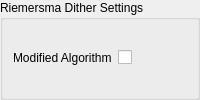
             <widget class="QWidget" name="pageRIM">
              <property name="sizePolicy">
               <sizepolicy hsizetype="Preferred" vsizetype="Minimum">
                <horstretch>0</horstretch>
                <verstretch>0</verstretch>
               </sizepolicy>
              </property>
              <property name="minimumSize">
               <size>
                <width>0</width>
                <height>60</height>
               </size>
              </property>
              <layout class="QGridLayout" name="gridLayout_15">
               <property name="leftMargin">
                <number>0</number>
               </property>
               <property name="topMargin">
                <number>0</number>
               </property>
               <property name="rightMargin">
                <number>0</number>
               </property>
               <property name="bottomMargin">
                <number>0</number>
               </property>
               <property name="spacing">
                <number>0</number>
               </property>
               <item row="0" column="0">
                <widget class="QGroupBox" name="RIM_groupBox">
                 <property name="title">
                  <string>Riemersma Dither Settings</string>
                 </property>
                 <layout class="QGridLayout" name="gridLayout_5">
                  <property name="leftMargin">
                   <number>10</number>
                  </property>
                  <property name="topMargin">
                   <number>8</number>
                  </property>
                  <property name="rightMargin">
                   <number>10</number>
                  </property>
                  <property name="bottomMargin">
                   <number>10</number>
                  </property>
                  <item row="0" column="0">
                   <widget class="QLabel" name="label_12">
                    <property name="text">
                     <string>Modified Algorithm</string>
                    </property>
                   </widget>
                  </item>
                  <item row="0" column="1">
                   <widget class="QCheckBox" name="RIM_modRiemersma">
                    <property name="focusPolicy">
                     <enum>Qt::FocusPolicy::NoFocus</enum>
                    </property>
                    <property name="toolTip">
                     <string>uses modified algorithm for dither calculation</string>
                    </property>
                    <property name="text">
                     <string/>
                    </property>
                   </widget>
                  </item>
                 </layout>
                </widget>
               </item>
              </layout>
             </widget>
